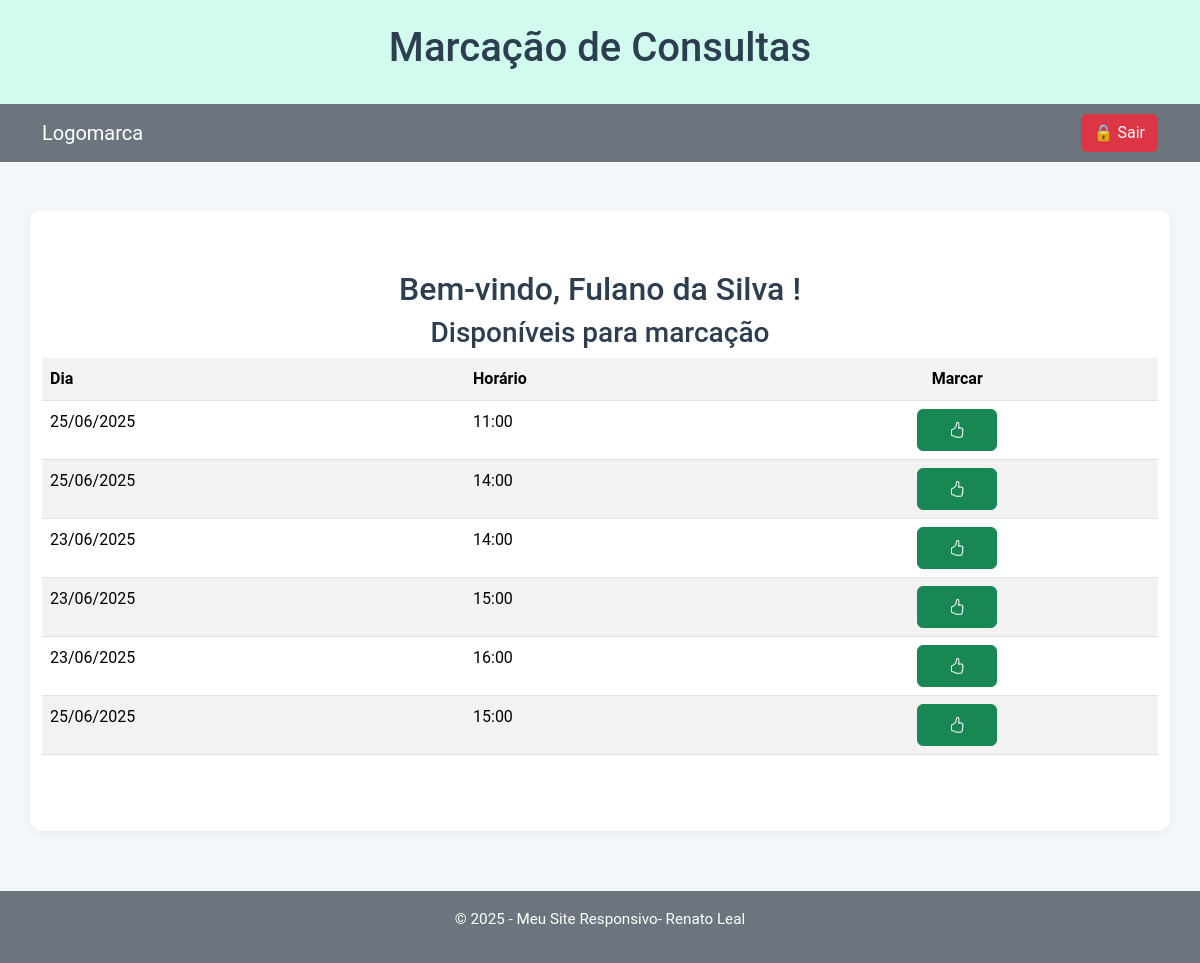
Page /sistemacliente.php (signed in) on the committed database.
### tables this page shows
CREATE TABLE `selecoes_consultas` (
  `id` int(11) NOT NULL,
  `dia` varchar(20) NOT NULL,
  `horario` varchar(5) NOT NULL,
  `criado_em` timestamp NOT NULL DEFAULT current_timestamp(),
  `medico_id` int(11) NOT NULL
);

### dinamicoCliente.php (the view, shortened to what this page needs)
<?php
include 'conexao.php';
$login = $_SESSION['telefone'];
$medico_id = 1;
$sql = "SELECT id, data_consulta, horario FROM consultas_marcadas WHERE telefone = ?";
$stmt = $conexao->prepare($sql);
$stmt->bind_param("s", $login);
$stmt->execute();
$result = $stmt->get_result();
if ($result->num_rows > 0) {
    echo "<div><h3 id='sucesso'> Consulta marcada com SUCESSO!</h3></div>
	<table class='table table-striped table'>
            <tr>
                <th>Dia</th>
                <th>Horário</th>
                <th class='thCentralizar'>Desmarcar</th>
            </tr>";
    while($row = $result->fetch_assoc()) {
        echo "<tr>
                <td>" . htmlspecialchars($row["data_consulta"]) . "</td>
                <td>" . htmlspecialchars($row["horario"]) . "</td>
                          <td class ='botaoCentralizar'> <button class='btn btn-danger btn-excluir' data-id='" . htmlspecialchars($row['id']) . "'  id='excluir'>
                   <svg xmlns='http://www.w3.org/2000/svg' width='16' height='16' fill='currentColor' class='bi bi-hand-thumbs-down' viewBox='0 0 16 16'>
  <path d='M8.864 15.674c-.956.24-1.843-.484-1.908-1.42-.072-1.05-.23-2.015-.428-2.59-.125-.36-.479-1.012-1.04-1.638-.557-.624-1.282-1.179-2.131-1.41C2.685 8.432 2 7.85 2 7V3c0-.845.682-1.464 1.448-1.546 1.07-.113 1.564-.415 2.068-.723l.048-.029c.272-.166.578-.349.97-.484C6.931.08 7.395 0 8 0h3.5c.937 0 1.599.478 1.934 1.064.164.287.254.607.254.913 0 .152-.023.312-.077.464.201.262.38.577.488.9.11.33.172.762.004 1.15.069.13.12.268.159.403.077.27.113.567.113.856s-.036.586-.113.856c-.035.12-.08.244-.138.363.394.571.418 1.2.234 1.733-.206.592-.682 1.1-1.2 1.272-.847.283-1.803.276-2.516.211a10 10 0 0 1-.443-.05 9.36 9.36 0 0 1-.062 4.51c-.138.508-.55.848-1.012.964zM11.5 1H8c-.51 0-.863.068-1.14.163-.281.097-.506.229-.776.393l-.04.025c-.555.338-1.198.73-2.49.868-.333.035-.554.29-.554.55V7c0 .255.226.543.62.65 1.095.3 1.977.997 2.614 1.709.635.71 1.064 1.475 1.238 1.977.243.7.407 1.768.482 2.85.025.362.36.595.667.518l.262-.065c.16-.04.258-.144.288-.255a8.34 8.34 0 0 0-.145-4.726.5.5 0 0 1 .595-.643h.003l.014.004.058.013a9 9 0 0 0 1.036.157c.663.06 1.457.054 2.11-.163.175-.059.45-.301.57-.651.107-.308.087-.67-.266-1.021L12.793 7l.353-.354c.043-.042.105-.14.154-.315.048-.167.075-.37.075-.581s-.027-.414-.075-.581c-.05-.174-.111-.273-.154-.315l-.353-.354.353-.354c.047-.047.109-.176.005-.488a2.2 2.2 0 0 0-.505-.804l-.353-.354.353-.354c.006-.005.041-.05.041-.17a.9.9 0 0 0-.121-.415C12.4 1.272 12.063 1 11.5 1'/>
</svg>                </button> </td>
                 <span>Confira abaixo a data e o horário!</span>
              </tr>";
    }
    echo "</table>";
} else {
    $sql = "SELECT id, dia, horario FROM selecoes_consultas WHERE medico_id = ?";
$stmt = $conexao->prepare($sql);
$stmt->bind_param("i", $medico_id);
$stmt->execute();
$result = $stmt->get_result();
if ($result->num_rows > 0) {
    echo "<div><h3>Disponíveis para marcação</h3></div>
	<table class='table table-striped table'>
            <tr>
                <th>Dia</th>
                <th>Horário</th>
                <th class='thCentralizar'>Marcar</th>
            </tr>";
    while($row = $result->fetch_assoc()) {
        echo "<tr>
                <td>" . htmlspecialchars($row["dia"]) . "</td>
                <td>" . htmlspecialchars($row["horario"]) . "</td>
                <td class ='botaoCentralizar'> <button class='btn btn-success btn-marcar' data-id='" . htmlspecialchars($row['id']) . "'  id='marcar'>
                    <svg xmlns='http://www.w3.org/2000/svg' width='16' height='16' fill='currentColor' class='bi bi-hand-thumbs-up' viewBox='0 0 16 16'>
  <path d='M8.864.046C7.908-.193 7.02.53 6.956 1.466c-.072 1.051-.23 2.016-.428 2.59-.125.36-.479 1.013-1.04 1.639-.557.623-1.282 1.178-2.131 1.41C2.685 7.288 2 7.87 2 8.72v4.001c0 .845.682 1.464 1.448 1.545 1.07.114 1.564.415 2.068.723l.048.03c.272.165.578.348.97.484.397.136.861.217 1.466.217h3.5c.937 0 1.599-.477 1.934-1.064a1.86 1.86 0 0 0 .254-.912c0-.152-.023-.312-.077-.464.201-.263.38-.578.488-.901.11-.33.172-.762.004-1.149.069-.13.12-.269.159-.403.077-.27.113-.568.113-.857 0-.288-.036-.585-.113-.856a2 2 0 0 0-.138-.362 1.9 1.9 0 0 0 .234-1.734c-.206-.592-.682-1.1-1.2-1.272-.847-.282-1.803-.276-2.516-.211a10 10 0 0 0-.443.05 9.4 9.4 0 0 0-.062-4.509A1.38 1.38 0 0 0 9.125.111zM11.5 14.721H8c-.51 0-.863-.069-1.14-.164-.281-.097-.506-.228-.776-.393l-.04-.024c-.555-.339-1.198-.731-2.49-.868-.333-.036-.554-.29-.554-.55V8.72c0-.254.226-.543.62-.65 1.095-.3 1.977-.996 2.614-1.708.635-.71 1.064-1.475 1.238-1.978.243-.7.407-1.768.482-2.85.025-.362.36-.594.667-.518l.262.066c.16.04.258.143.288.255a8.34 8.34 0 0 1-.145 4.725.5.5 0 0 0 .595.644l.003-.001.014-.003.058-.014a9 9 0 0 1 1.036-.157c.663-.06 1.457-.054 2.11.164.175.058.45.3.57.65.107.308.087.67-.266 1.022l-.353.353.353.354c.043.043.105.141.154.315.048.167.075.37.075.581 0 .212-.027.414-.075.582-.05.174-.111.272-.154.315l-.353.353.353.354c.047.047.109.177.005.488a2.2 2.2 0 0 1-.505.805l-.353.353.353.354c.006.005.041.05.041.17a.9.9 0 0 1-.121.416c-.165.288-.503.56-1.066.56z'/>
</svg>
                </button>  </td>
              </tr>";
    }
    echo "</table>";
} else {
    echo "<div class='senao'>Não há mais datas disponíveis! Volte mais tarde!</div>";
}
}
?>

### sistemacliente.php (shortened to what this page needs)
<!DOCTYPE html>
<html lang="pt-br">
<head>
  <link href="https://cdn.jsdelivr.net/npm/bootstrap@5.3.3/dist/css/bootstrap.min.css" rel="stylesheet">
  <link href="css/style.css?v=<?= filemtime('css/style.css') ?>" rel="stylesheet" type="text/css">
  <link href="css/sistemaCliente.css?v=<?= filemtime('css/sistemaCliente.css') ?>" rel="stylesheet" type="text/css">
</head>
<body>
  <header class="text-center p-4">
    <h1>Marcação de Consultas</h1>
  </header>
  <nav class="navbar navbar-expand-lg navbar-dark bg-secondary">
    <div class="container">
      <a class="navbar-brand" href="logout.php">Logomarca</a>
      <div class="collapse navbar-collapse" id="menuNav">
        <ul class="navbar-nav ms-auto">
          <li class="nav-item"><a href="logout.php" class="btn btn-danger" onclick="return confirmarSaida()">🔒 Sair</a></li>
        </ul>
      </div>
    </div>
  </nav>
  <main class="container my-5">
    <div class="linha" >
        <h2>Bem-vindo, <?php echo htmlspecialchars($_SESSION['nome']); ?> !</h2>
        <?php include 'dinamicoCliente.php'; ?>
    </div>
  </main>
  <footer class="bg-secondary text-white text-center p-3">
    <p>&copy; 2025 - Meu Site Responsivo- Renato Leal</p>
  </footer>
</body>
</html>

### css/style.css (style rules this page uses)
* { margin: 0; padding: 0; box-sizing: border-box; }
* { margin: 0; padding: 0; box-sizing: border-box; font-family: 'Roboto', sans-serif; }
body { background-color: #f4f7f9; color: #2c3e50; line-height: 1.6; }
header { background-color: #d1fbee; padding: 20px 0; text-align: center; font-size: 2.2rem; font-weight: bold; }
nav { background-color: #58636c; display: flex; justify-content: space-between; align-items: center; padding: 10px 40px; }
main { padding: 60px 40px; background-color: white; max-width: 900px; margin: 0 auto; box-shadow: 0 2px 10px rgba(0, 0, 0, 0.05); border-radius: 12px; }
footer { background-color: #58636c; color: #cfd6dc; text-align: center; padding: 20px; margin-top: 60px; font-size: 0.95rem; }

### css/sistemaCliente.css (style rules this page uses)
.linha { display: flex; justify-content:center; align-items:center; flex-direction: column; width: 100%; height: 100%; }
.botaoCentralizar { text-align:end ; }
.btn-marcar, .btn-excluir { width: 80px; display: block; margin: 0 auto; padding: 8px 0; }
.thCentralizar { text-align: center; }

### rows in the picture
selecoes_consultas: dia "25/06/2025", horario "11:00"
selecoes_consultas: dia "25/06/2025", horario "14:00"
selecoes_consultas: dia "23/06/2025", horario "14:00"
selecoes_consultas: dia "23/06/2025", horario "15:00"
selecoes_consultas: dia "23/06/2025", horario "16:00"
selecoes_consultas: dia "25/06/2025", horario "15:00"

### other values in the picture
$_SESSION['nome'] "Fulano da Silva"
